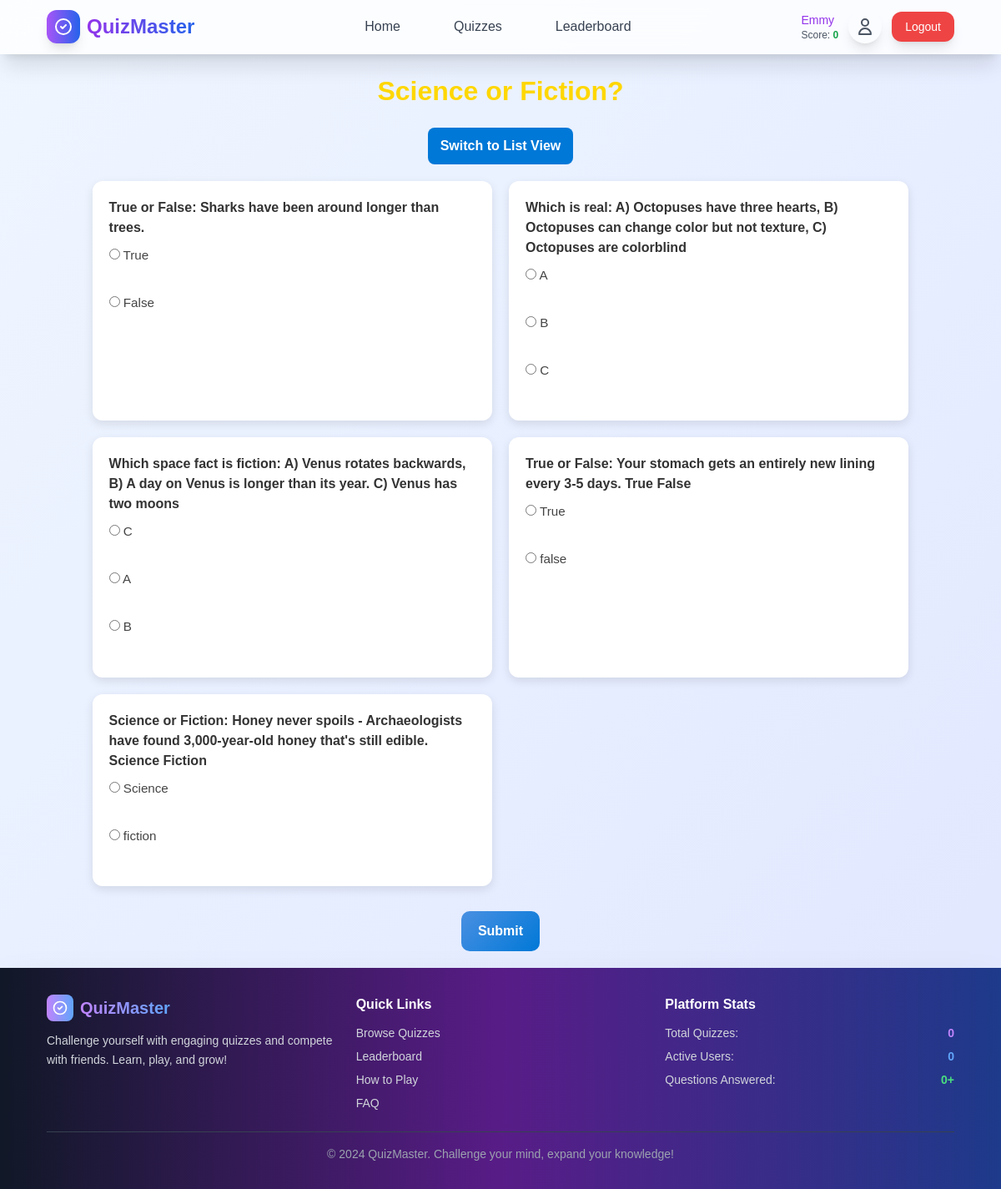
Screenshot of /quiz/2/ (signed in) with the database file from the repository.
### quizApp/models.py (models this page shows, shortened)
class Quiz(models.Model):
    title = models.CharField(max_length=200)
    description = models.TextField(blank=True)
    created_at = models.DateTimeField(auto_now_add=True)

class Question(models.Model):
    quiz = models.ForeignKey(Quiz, related_name='questions', on_delete=models.CASCADE)
    text = models.TextField()

class Answer(models.Model):
    question = models.ForeignKey(Question, related_name='answers', on_delete=models.CASCADE)
    text = models.CharField(max_length=200)
    is_correct = models.BooleanField(default=False)

### quizApp/views.py (the view, shortened to what this page needs)
# urls.py: path('<int:quiz_id>/', views.take_quiz, name='take_quiz'),
@login_required
def take_quiz(request, quiz_id):
    quiz = get_object_or_404(Quiz, pk=quiz_id)
    return render(request, 'take_quiz.html', {'quiz': quiz})

### quizApp/templates/take_quiz.html (shortened to what this page needs)
{% extends "base.html" %}
{% block content %}
    <h1 class="quiz-title">{{ quiz.title }}</h1>
    <button id="toggleViewBtn" class="toggle-btn">Switch to List View</button>
    <form method="post">
        <div id="quizContainer" class="card-view">
            {% for question in quiz.questions.all %}
                <div class="question-card">
                    <p class="question-text">{{ question.text }}</p>
                    {% for answer in question.answers.all %}
                        <label class="choice-label">
                            <input type="radio" name="{{ question.id }}" value="{{ answer.id }}">
                            {{ answer.text }}
                        </label><br>
                    {% endfor %}
                </div>
            {% endfor %}
        </div>
        <button type="submit" class="submit-btn">Submit</button>
    </form>
{% endblock %}

### templates/base.html (shortened to what this page needs)
{% load static %}
<!DOCTYPE html>
<html lang="en">
<head>
    <script src="https://cdn.tailwindcss.com"></script>
    <link rel="stylesheet" href="{% static 'css/auth.css' %}">
</head>
<body class="min-h-screen bg-gradient-to-br from-blue-50 to-indigo-100 flex flex-col">
    <nav class="bg-white/80 backdrop-blur-lg shadow-xl border-b border-white/20 sticky top-0 z-50">
        <div class="max-w-6xl mx-auto px-4 sm:px-6 lg:px-8">
            <div class="flex justify-between items-center h-16">
                <div class="flex items-center space-x-2">
                    <div class="w-10 h-10 bg-gradient-to-r from-purple-500 to-blue-600 rounded-xl flex items-center justify-center transform hover:rotate-12 transition-all duration-300 shadow-lg">
                        <svg class="w-6 h-6 text-white" fill="none" stroke="currentColor" viewBox="0 0 24 24">
                            <path stroke-linecap="round" stroke-linejoin="round" stroke-width="2" d="M9 12l2 2 4-4m6 2a9 9 0 11-18 0 9 9 0 0118 0z"></path>
                        </svg>
                    </div>
                    <a href="" class="text-2xl font-bold bg-gradient-to-r from-purple-600 to-blue-600 bg-clip-text text-transparent hover:scale-105 transform transition-all duration-300">
                    </a>
                </div>
                <div class="hidden md:flex items-center space-x-8">
                    <a href="" class="text-gray-700 hover:text-purple-600 px-4 py-2 font-medium transition-all duration-300 hover:bg-purple-50 rounded-xl relative group">
                        <span class="relative z-10">Home</span>
                    </a>
                    <a href="}" class="text-gray-700 hover:text-purple-600 px-4 py-2 font-medium transition-all duration-300 hover:bg-purple-50 rounded-xl relative group">
                        <span class="relative z-10">Quizzes</span>
                    </a>
                    <a href="" class="text-gray-700 hover:text-purple-600 px-4 py-2 font-medium transition-all duration-300 hover:bg-purple-50 rounded-xl relative group">
                        <span class="relative z-10">Leaderboard</span>
                    </a>
                </div>
                <div class="flex items-center space-x-4">
                    {% if user.is_authenticated %}
                        <div class="flex items-center space-x-3">
                            <div class="text-sm text-gray-600">
                                <span class="font-medium text-purple-600">{{ user.username }}</span>
                                <div class="text-xs">Score: <span class="font-bold text-green-600">{{ user.score|default:0 }}</span></div>
                            </div>
                            <a href="" class="p-2 text-gray-600 hover:text-purple-600 hover:bg-purple-50 rounded-full transition-all duration-300 transform hover:scale-110 shadow-lg hover:shadow-xl">
                                <svg class="w-6 h-6" fill="none" stroke="currentColor" viewBox="0 0 24 24">
                                    <path stroke-linecap="round" stroke-linejoin="round" stroke-width="2" d="M16 7a4 4 0 11-8 0 4 4 0 018 0zM12 14a7 7 0 00-7 7h14a7 7 0 00-7-7z"></path>
                                </svg>
                            </a>
                            <a href="{% url 'authApp:logout' %}" class="bg-red-500 text-white px-4 py-2 rounded-xl hover:bg-red-600 transform hover:scale-105 transition-all duration-300 shadow-lg hover:shadow-xl text-sm">Logout</a>
                        </div>
                    {% endif %}
                </div>
            </div>
        </div>
    </nav>
    <main class="flex-grow main_container">
        {% block content %}{% endblock %}
    </main>
    <footer class="bg-gradient-to-r from-gray-900 via-purple-900 to-blue-900 text-white shadow-2xl">
        <div class="max-w-6xl mx-auto px-4 sm:px-6 lg:px-8 py-8">
            <div class="grid grid-cols-1 md:grid-cols-3 gap-6">
                <div class="space-y-3">
                    <div class="flex items-center space-x-2">
                        <div class="w-8 h-8 bg-gradient-to-r from-purple-400 to-blue-400 rounded-lg flex items-center justify-center">
                            <svg class="w-5 h-5 text-white" fill="none" stroke="currentColor" viewBox="0 0 24 24">
                                <path stroke-linecap="round" stroke-linejoin="round" stroke-width="2" d="M9 12l2 2 4-4m6 2a9 9 0 11-18 0 9 9 0 0118 0z"></path>
                            </svg>
                        </div>
                        <h3 class="text-xl font-bold bg-gradient-to-r from-purple-400 to-blue-400 bg-clip-text text-transparent">QuizMaster</h3>
                    </div>
                    <p class="text-gray-300 text-sm leading-relaxed">Challenge yourself with engaging quizzes and compete with friends. Learn, play, and grow!</p>
                </div>
                <div class="space-y-3">
                    <h4 class="font-semibold text-white">Quick Links</h4>
                    <ul class="space-y-2 text-sm">
                        <li><a href="" class="text-gray-300 hover:text-purple-400 transition-colors duration-300 hover:pl-2 transform">Browse Quizzes</a></li>
                        <li><a href="" class="text-gray-300 hover:text-purple-400 transition-colors duration-300 hover:pl-2 transform">Leaderboard</a></li>
                        <li><a href="#" class="text-gray-300 hover:text-purple-400 transition-colors duration-300 hover:pl-2 transform">How to Play</a></li>
                        <li><a href="#" class="text-gray-300 hover:text-purple-400 transition-colors duration-300 hover:pl-2 transform">FAQ</a></li>
                    </ul>
                </div>
                <div class="space-y-3">
                    <h4 class="font-semibold text-white">Platform Stats</h4>
                    <div class="space-y-2 text-sm">
                        <div class="flex justify-between items-center">
                            <span class="text-gray-300">Total Quizzes:</span>
                            <span class="font-bold text-purple-400 animate-pulse-slow">{{ total_quizzes|default:0 }}</span>
                        </div>
                        <div class="flex justify-between items-center">
                            <span class="text-gray-300">Active Users:</span>
                            <span class="font-bold text-blue-400 animate-bounce-soft">{{ active_users|default:0 }}</span>
                        </div>
                        <div class="flex justify-between items-center">
                            <span class="text-gray-300">Questions Answered:</span>
                            <span class="font-bold text-green-400">{{ total_answers|default:0 }}+</span>
                        </div>
                    </div>
                </div>
            </div>
            <div class="border-t border-gray-700 mt-6 pt-4 text-center">
                <p class="text-gray-400 text-sm">© 2024 QuizMaster. Challenge your mind, expand your knowledge!</p>
            </div>
        </div>
    </footer>
</body>
</html>

### static/css/auth.css (style rules this page uses)
.main_container { margin: 20px auto; height: auto; min-height: calc(200px + 50px + 50px); }
.quiz-title { text-align: center; margin-bottom: 20px; font-size: 2rem; font-weight: bold; }
.toggle-btn { display: block; margin: 0 auto 20px auto; padding: 10px 15px; background: #0078d7; color: white; border: none; border-radius: 8px; cursor: pointer; font-weight: bold; transition: background 0.3s ease; }
#quizContainer.card-view { display: grid; grid-template-columns: repeat(auto-fit, minmax(350px, 1fr)); gap: 20px; }
.question-card { background: #fff; border-radius: 12px; padding: 20px; box-shadow: 0 4px 12px rgba(0,0,0,0.1); transition: transform 0.3s ease, box-shadow 0.3s ease; }
.question-text { font-weight: bold; margin-bottom: 10px; color: #333; }
.choice-label { display: block; margin: 5px 0; font-size: 0.95rem; color: #444; }
.submit-btn { display: block; margin: 30px auto 0 auto; padding: 12px 20px; background: linear-gradient(135deg, #4a90e2, #0078d7); color: white; border: none; border-radius: 10px; cursor: pointer; font-weight: bold; transition: background 0.3s ease; }
body { margin: 0; font-family: 'Poppins', sans-serif; background: linear-gradient(135deg, #1a1a40, #0f2027, #2c5364); color: white; overflow-x: hidden; }
.quiz-title { font-size: 2rem; margin-bottom: 20px; color: #ffd700; }

### rows the page displays
Quiz: title "Science or Fiction?"
Question: text "True or False: Sharks have been around longer than trees."
Answer: text "True"
Answer: text "False"
Question: text "Which is real: A) Octopuses have three hearts, B) Octopuses can change color but not texture, C) Octopuses are colorblind"
Answer: text "A"
Answer: text "B"
Answer: text "C"
Question: text "Which space fact is fiction: A) Venus rotates backwards, B) A day on Venus is longer than its year. C) Venus has two moons"
Answer: text "C"
Answer: text "A"
Answer: text "B"
Question: text "True or False: Your stomach gets an entirely new lining every 3-5 days. True False"
Answer: text "True"
Answer: text "false"
Question: text "Science or Fiction: Honey never spoils - Archaeologists have found 3,000-year-old honey that's still edible. Science Fiction"
Answer: text "Science"
Answer: text "fiction"

### other values shown
{{ user.username }} "Emmy"
{{ user.score|default:0 }} "0"
{{ total_quizzes|default:0 }} "0"
{{ active_users|default:0 }} "0"
{{ total_answers|default:0 }} "0"
